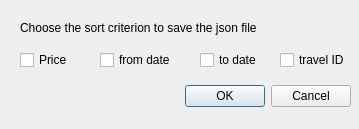
<?xml version="1.0" encoding="UTF-8"?>
<ui version="4.0">
 <class>SaveToJson</class>
 <widget class="QDialog" name="SaveToJson">
  <property name="geometry">
   <rect>
    <x>0</x>
    <y>0</y>
    <width>359</width>
    <height>129</height>
   </rect>
  </property>
  <property name="windowTitle">
   <string>Dialog</string>
  </property>
  <widget class="QDialogButtonBox" name="buttonBox">
   <property name="geometry">
    <rect>
     <x>10</x>
     <y>80</y>
     <width>341</width>
     <height>32</height>
    </rect>
   </property>
   <property name="orientation">
    <enum>Qt::Horizontal</enum>
   </property>
   <property name="standardButtons">
    <set>QDialogButtonBox::Cancel|QDialogButtonBox::Ok</set>
   </property>
  </widget>
  <widget class="QCheckBox" name="priceCheckBox">
   <property name="geometry">
    <rect>
     <x>20</x>
     <y>50</y>
     <width>76</width>
     <height>20</height>
    </rect>
   </property>
   <property name="text">
    <string>Price</string>
   </property>
  </widget>
  <widget class="QCheckBox" name="fromDateCheckBox">
   <property name="geometry">
    <rect>
     <x>100</x>
     <y>50</y>
     <width>76</width>
     <height>20</height>
    </rect>
   </property>
   <property name="text">
    <string>from date</string>
   </property>
  </widget>
  <widget class="QCheckBox" name="toDateCheckBox">
   <property name="geometry">
    <rect>
     <x>200</x>
     <y>50</y>
     <width>76</width>
     <height>20</height>
    </rect>
   </property>
   <property name="text">
    <string>to date</string>
   </property>
  </widget>
  <widget class="QCheckBox" name="travelIdCheckBox">
   <property name="geometry">
    <rect>
     <x>280</x>
     <y>50</y>
     <width>76</width>
     <height>20</height>
    </rect>
   </property>
   <property name="text">
    <string>travel ID</string>
   </property>
  </widget>
  <widget class="QLabel" name="label">
   <property name="geometry">
    <rect>
     <x>20</x>
     <y>20</y>
     <width>281</width>
     <height>16</height>
    </rect>
   </property>
   <property name="text">
    <string>Choose the sort criterion to save the json file</string>
   </property>
  </widget>
 </widget>
 <resources/>
 <connections>
  <connection>
   <sender>buttonBox</sender>
   <signal>accepted()</signal>
   <receiver>SaveToJson</receiver>
   <slot>accept()</slot>
   <hints>
    <hint type="sourcelabel">
     <x>248</x>
     <y>254</y>
    </hint>
    <hint type="destinationlabel">
     <x>157</x>
     <y>274</y>
    </hint>
   </hints>
  </connection>
  <connection>
   <sender>buttonBox</sender>
   <signal>rejected()</signal>
   <receiver>SaveToJson</receiver>
   <slot>reject()</slot>
   <hints>
    <hint type="sourcelabel">
     <x>316</x>
     <y>260</y>
    </hint>
    <hint type="destinationlabel">
     <x>286</x>
     <y>274</y>
    </hint>
   </hints>
  </connection>
 </connections>
</ui>
